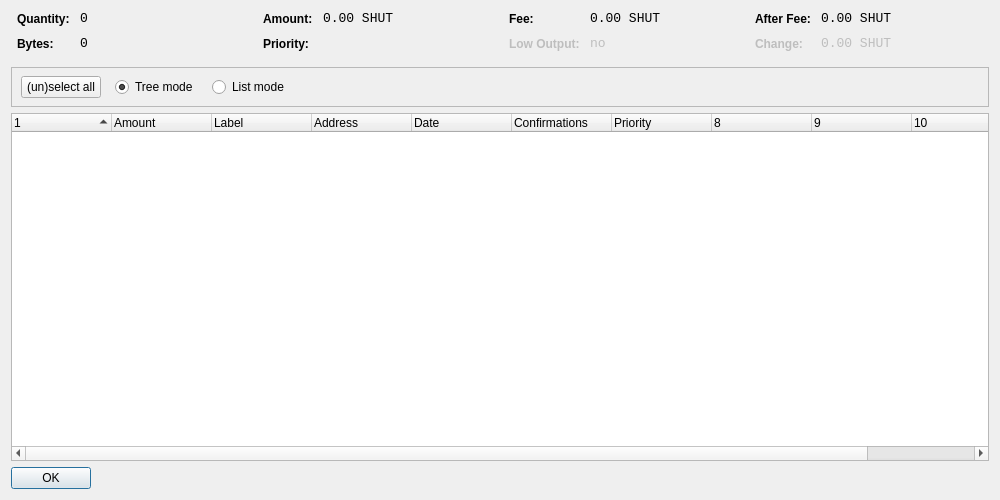
<?xml version="1.0" encoding="UTF-8"?>
<ui version="4.0">
 <class>CoinControlDialog</class>
 <widget class="QDialog" name="CoinControlDialog">
  <property name="geometry">
   <rect>
    <x>0</x>
    <y>0</y>
    <width>1000</width>
    <height>500</height>
   </rect>
  </property>
  <property name="windowTitle">
   <string>Coin Control</string>
  </property>
  <layout class="QVBoxLayout" name="verticalLayout">
   <item>
    <layout class="QHBoxLayout" name="horizontalLayoutTop" stretch="0,0,0,0">
     <property name="topMargin">
      <number>0</number>
     </property>
     <property name="bottomMargin">
      <number>10</number>
     </property>
     <item>
      <layout class="QFormLayout" name="formLayoutCoinControl1">
       <property name="horizontalSpacing">
        <number>10</number>
       </property>
       <property name="verticalSpacing">
        <number>10</number>
       </property>
       <property name="leftMargin">
        <number>6</number>
       </property>
       <property name="rightMargin">
        <number>6</number>
       </property>
       <item row="0" column="0">
        <widget class="QLabel" name="labelCoinControlQuantityText">
         <property name="styleSheet">
          <string notr="true">font-weight:bold;</string>
         </property>
         <property name="text">
          <string>Quantity:</string>
         </property>
        </widget>
       </item>
       <item row="0" column="1">
        <widget class="QLabel" name="labelCoinControlQuantity">
         <property name="font">
          <font>
           <family>Monospace</family>
           <pointsize>10</pointsize>
          </font>
         </property>
         <property name="cursor">
          <cursorShape>IBeamCursor</cursorShape>
         </property>
         <property name="contextMenuPolicy">
          <enum>Qt::ActionsContextMenu</enum>
         </property>
         <property name="text">
          <string notr="true">0</string>
         </property>
         <property name="textInteractionFlags">
          <set>Qt::LinksAccessibleByMouse|Qt::TextSelectableByKeyboard|Qt::TextSelectableByMouse</set>
         </property>
        </widget>
       </item>
       <item row="1" column="0">
        <widget class="QLabel" name="labelCoinControlBytesText">
         <property name="styleSheet">
          <string notr="true">font-weight:bold;</string>
         </property>
         <property name="text">
          <string>Bytes:</string>
         </property>
        </widget>
       </item>
       <item row="1" column="1">
        <widget class="QLabel" name="labelCoinControlBytes">
         <property name="font">
          <font>
           <family>Monospace</family>
           <pointsize>10</pointsize>
          </font>
         </property>
         <property name="cursor">
          <cursorShape>IBeamCursor</cursorShape>
         </property>
         <property name="contextMenuPolicy">
          <enum>Qt::ActionsContextMenu</enum>
         </property>
         <property name="text">
          <string notr="true">0</string>
         </property>
         <property name="textInteractionFlags">
          <set>Qt::LinksAccessibleByMouse|Qt::TextSelectableByKeyboard|Qt::TextSelectableByMouse</set>
         </property>
        </widget>
       </item>
      </layout>
     </item>
     <item>
      <layout class="QFormLayout" name="formLayoutCoinControl2">
       <property name="horizontalSpacing">
        <number>10</number>
       </property>
       <property name="verticalSpacing">
        <number>10</number>
       </property>
       <property name="leftMargin">
        <number>6</number>
       </property>
       <property name="rightMargin">
        <number>6</number>
       </property>
       <item row="0" column="0">
        <widget class="QLabel" name="labelCoinControlAmountText">
         <property name="styleSheet">
          <string notr="true">font-weight:bold;</string>
         </property>
         <property name="text">
          <string>Amount:</string>
         </property>
        </widget>
       </item>
       <item row="0" column="1">
        <widget class="QLabel" name="labelCoinControlAmount">
         <property name="font">
          <font>
           <family>Monospace</family>
           <pointsize>10</pointsize>
          </font>
         </property>
         <property name="cursor">
          <cursorShape>IBeamCursor</cursorShape>
         </property>
         <property name="contextMenuPolicy">
          <enum>Qt::ActionsContextMenu</enum>
         </property>
         <property name="text">
          <string notr="true">0.00 SHUT</string>
         </property>
         <property name="textInteractionFlags">
          <set>Qt::LinksAccessibleByMouse|Qt::TextSelectableByKeyboard|Qt::TextSelectableByMouse</set>
         </property>
        </widget>
       </item>
       <item row="1" column="0">
        <widget class="QLabel" name="labelCoinControlPriorityText">
         <property name="styleSheet">
          <string notr="true">font-weight:bold;</string>
         </property>
         <property name="text">
          <string>Priority:</string>
         </property>
        </widget>
       </item>
       <item row="1" column="1">
        <widget class="QLabel" name="labelCoinControlPriority">
         <property name="font">
          <font>
           <family>Monospace</family>
           <pointsize>10</pointsize>
          </font>
         </property>
         <property name="cursor">
          <cursorShape>IBeamCursor</cursorShape>
         </property>
         <property name="contextMenuPolicy">
          <enum>Qt::ActionsContextMenu</enum>
         </property>
         <property name="text">
          <string/>
         </property>
         <property name="textInteractionFlags">
          <set>Qt::LinksAccessibleByMouse|Qt::TextSelectableByKeyboard|Qt::TextSelectableByMouse</set>
         </property>
        </widget>
       </item>
      </layout>
     </item>
     <item>
      <layout class="QFormLayout" name="formLayoutCoinControl3">
       <property name="horizontalSpacing">
        <number>10</number>
       </property>
       <property name="verticalSpacing">
        <number>10</number>
       </property>
       <property name="leftMargin">
        <number>6</number>
       </property>
       <property name="rightMargin">
        <number>6</number>
       </property>
       <item row="0" column="0">
        <widget class="QLabel" name="labelCoinControlFeeText">
         <property name="styleSheet">
          <string notr="true">font-weight:bold;</string>
         </property>
         <property name="text">
          <string>Fee:</string>
         </property>
        </widget>
       </item>
       <item row="0" column="1">
        <widget class="QLabel" name="labelCoinControlFee">
         <property name="font">
          <font>
           <family>Monospace</family>
           <pointsize>10</pointsize>
          </font>
         </property>
         <property name="cursor">
          <cursorShape>IBeamCursor</cursorShape>
         </property>
         <property name="contextMenuPolicy">
          <enum>Qt::ActionsContextMenu</enum>
         </property>
         <property name="text">
          <string notr="true">0.00 SHUT</string>
         </property>
         <property name="textInteractionFlags">
          <set>Qt::LinksAccessibleByMouse|Qt::TextSelectableByKeyboard|Qt::TextSelectableByMouse</set>
         </property>
        </widget>
       </item>
       <item row="1" column="0">
        <widget class="QLabel" name="labelCoinControlLowOutputText">
         <property name="enabled">
          <bool>false</bool>
         </property>
         <property name="styleSheet">
          <string notr="true">font-weight:bold;</string>
         </property>
         <property name="text">
          <string>Low Output:</string>
         </property>
        </widget>
       </item>
       <item row="1" column="1">
        <widget class="QLabel" name="labelCoinControlLowOutput">
         <property name="enabled">
          <bool>false</bool>
         </property>
         <property name="font">
          <font>
           <family>Monospace</family>
           <pointsize>10</pointsize>
          </font>
         </property>
         <property name="cursor">
          <cursorShape>IBeamCursor</cursorShape>
         </property>
         <property name="contextMenuPolicy">
          <enum>Qt::ActionsContextMenu</enum>
         </property>
         <property name="text">
          <string notr="true">no</string>
         </property>
         <property name="textInteractionFlags">
          <set>Qt::LinksAccessibleByMouse|Qt::TextSelectableByKeyboard|Qt::TextSelectableByMouse</set>
         </property>
        </widget>
       </item>
      </layout>
     </item>
     <item>
      <layout class="QFormLayout" name="formLayoutCoinControl4">
       <property name="horizontalSpacing">
        <number>10</number>
       </property>
       <property name="verticalSpacing">
        <number>10</number>
       </property>
       <property name="leftMargin">
        <number>6</number>
       </property>
       <property name="rightMargin">
        <number>6</number>
       </property>
       <item row="0" column="0">
        <widget class="QLabel" name="labelCoinControlAfterFeeText">
         <property name="styleSheet">
          <string notr="true">font-weight:bold;</string>
         </property>
         <property name="text">
          <string>After Fee:</string>
         </property>
        </widget>
       </item>
       <item row="0" column="1">
        <widget class="QLabel" name="labelCoinControlAfterFee">
         <property name="font">
          <font>
           <family>Monospace</family>
           <pointsize>10</pointsize>
          </font>
         </property>
         <property name="cursor">
          <cursorShape>IBeamCursor</cursorShape>
         </property>
         <property name="contextMenuPolicy">
          <enum>Qt::ActionsContextMenu</enum>
         </property>
         <property name="text">
          <string notr="true">0.00 SHUT</string>
         </property>
         <property name="textInteractionFlags">
          <set>Qt::LinksAccessibleByMouse|Qt::TextSelectableByKeyboard|Qt::TextSelectableByMouse</set>
         </property>
        </widget>
       </item>
       <item row="1" column="0">
        <widget class="QLabel" name="labelCoinControlChangeText">
         <property name="enabled">
          <bool>false</bool>
         </property>
         <property name="styleSheet">
          <string notr="true">font-weight:bold;</string>
         </property>
         <property name="text">
          <string>Change:</string>
         </property>
        </widget>
       </item>
       <item row="1" column="1">
        <widget class="QLabel" name="labelCoinControlChange">
         <property name="enabled">
          <bool>false</bool>
         </property>
         <property name="font">
          <font>
           <family>Monospace</family>
           <pointsize>10</pointsize>
          </font>
         </property>
         <property name="cursor">
          <cursorShape>IBeamCursor</cursorShape>
         </property>
         <property name="contextMenuPolicy">
          <enum>Qt::ActionsContextMenu</enum>
         </property>
         <property name="text">
          <string notr="true">0.00 SHUT</string>
         </property>
         <property name="textInteractionFlags">
          <set>Qt::LinksAccessibleByMouse|Qt::TextSelectableByKeyboard|Qt::TextSelectableByMouse</set>
         </property>
        </widget>
       </item>
      </layout>
     </item>
    </layout>
   </item>
   <item>
    <widget class="QFrame" name="frame">
     <property name="minimumSize">
      <size>
       <width>0</width>
       <height>40</height>
      </size>
     </property>
     <property name="frameShape">
      <enum>QFrame::StyledPanel</enum>
     </property>
     <property name="frameShadow">
      <enum>QFrame::Sunken</enum>
     </property>
     <widget class="QWidget" name="horizontalLayoutWidget">
      <property name="geometry">
       <rect>
        <x>10</x>
        <y>0</y>
        <width>781</width>
        <height>41</height>
       </rect>
      </property>
      <layout class="QHBoxLayout" name="horizontalLayoutPanel" stretch="0,0,0,0,0">
       <property name="spacing">
        <number>14</number>
       </property>
       <item>
        <widget class="QPushButton" name="pushButtonSelectAll">
         <property name="sizePolicy">
          <sizepolicy hsizetype="Maximum" vsizetype="Fixed">
           <horstretch>0</horstretch>
           <verstretch>0</verstretch>
          </sizepolicy>
         </property>
         <property name="text">
          <string>(un)select all</string>
         </property>
        </widget>
       </item>
       <item>
        <widget class="QRadioButton" name="radioTreeMode">
         <property name="sizePolicy">
          <sizepolicy hsizetype="Maximum" vsizetype="Fixed">
           <horstretch>0</horstretch>
           <verstretch>0</verstretch>
          </sizepolicy>
         </property>
         <property name="text">
          <string>Tree mode</string>
         </property>
         <property name="checked">
          <bool>true</bool>
         </property>
        </widget>
       </item>
       <item>
        <widget class="QRadioButton" name="radioListMode">
         <property name="sizePolicy">
          <sizepolicy hsizetype="Maximum" vsizetype="Fixed">
           <horstretch>0</horstretch>
           <verstretch>0</verstretch>
          </sizepolicy>
         </property>
         <property name="text">
          <string>List mode</string>
         </property>
        </widget>
       </item>
       <item>
        <spacer name="horizontalSpacer">
         <property name="orientation">
          <enum>Qt::Horizontal</enum>
         </property>
         <property name="sizeHint" stdset="0">
          <size>
           <width>40</width>
           <height>20</height>
          </size>
         </property>
        </spacer>
       </item>
      </layout>
     </widget>
    </widget>
   </item>
   <item>
    <widget class="CoinControlTreeWidget" name="treeWidget">
     <property name="contextMenuPolicy">
      <enum>Qt::CustomContextMenu</enum>
     </property>
     <property name="sortingEnabled">
      <bool>false</bool>
     </property>
     <property name="columnCount">
      <number>11</number>
     </property>
     <attribute name="headerShowSortIndicator" stdset="0">
      <bool>true</bool>
     </attribute>
     <attribute name="headerStretchLastSection">
      <bool>false</bool>
     </attribute>
     <column>
      <property name="text">
       <string/>
      </property>
     </column>
     <column>
      <property name="text">
       <string>Amount</string>
      </property>
     </column>
     <column>
      <property name="text">
       <string>Label</string>
      </property>
     </column>
     <column>
      <property name="text">
       <string>Address</string>
      </property>
     </column>
     <column>
      <property name="text">
       <string>Date</string>
      </property>
     </column>
     <column>
      <property name="text">
       <string>Confirmations</string>
      </property>
      <property name="toolTip">
       <string>Confirmed</string>
      </property>
     </column>
     <column>
      <property name="text">
       <string>Priority</string>
      </property>
     </column>
     <column>
      <property name="text">
       <string/>
      </property>
     </column>
     <column>
      <property name="text">
       <string/>
      </property>
     </column>
     <column>
      <property name="text">
       <string/>
      </property>
     </column>
     <column>
      <property name="text">
       <string/>
      </property>
     </column>
    </widget>
   </item>
   <item>
    <widget class="QDialogButtonBox" name="buttonBox">
     <property name="sizePolicy">
      <sizepolicy hsizetype="Maximum" vsizetype="Fixed">
       <horstretch>0</horstretch>
       <verstretch>0</verstretch>
      </sizepolicy>
     </property>
     <property name="orientation">
      <enum>Qt::Horizontal</enum>
     </property>
     <property name="standardButtons">
      <set>QDialogButtonBox::Ok</set>
     </property>
    </widget>
   </item>
  </layout>
 </widget>
 <customwidgets>
  <customwidget>
   <class>CoinControlTreeWidget</class>
   <extends>QTreeWidget</extends>
   <header>coincontroltreewidget.h</header>
  </customwidget>
 </customwidgets>
 <resources/>
 <connections/>
</ui>
